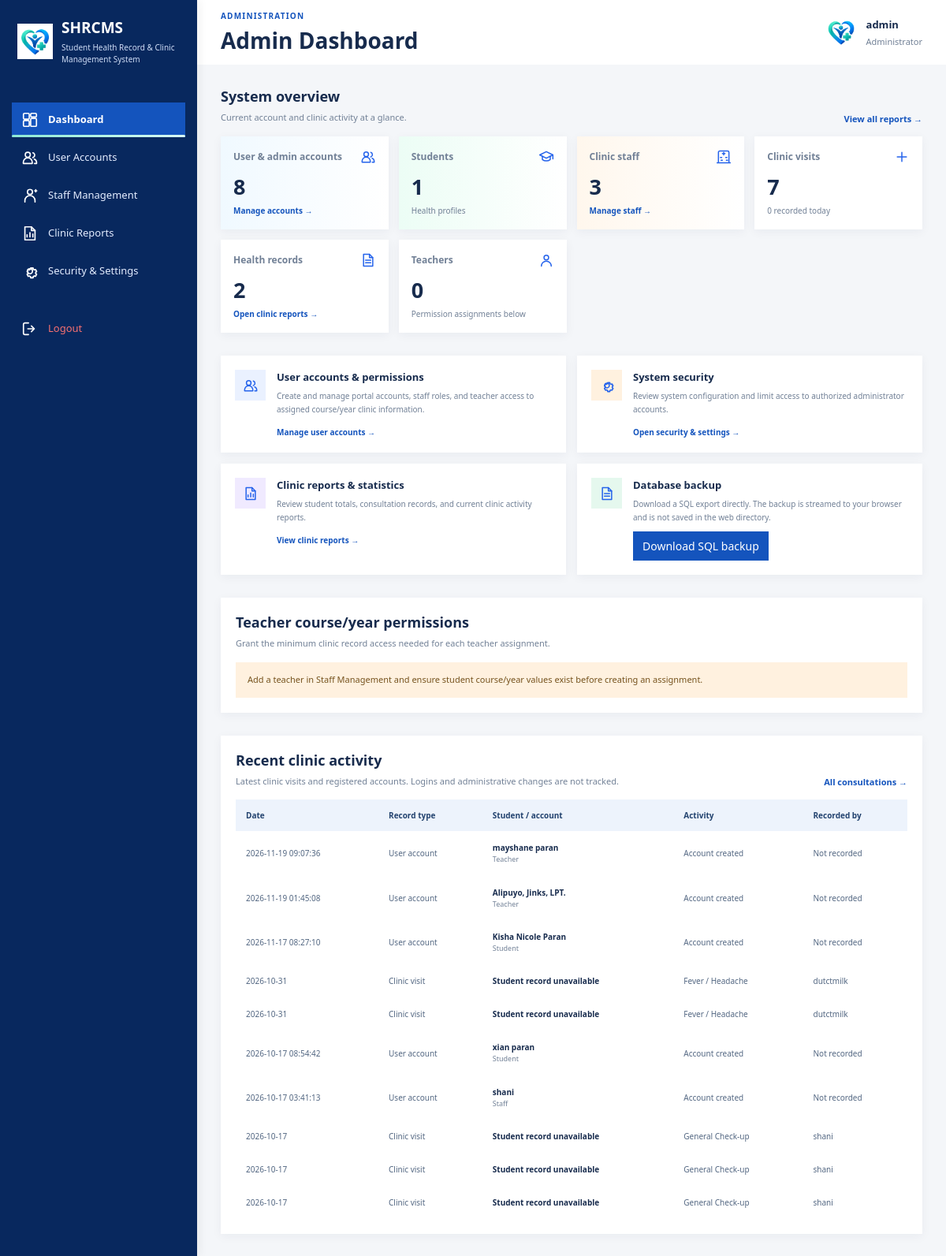
Screenshot of /php/Admin_Dashboard/admin_dashboard.php (signed in) with the database file from the repository.
### tables this page shows
CREATE TABLE `users` (
  `id` int NOT NULL,
  `name` varchar(100) NOT NULL,
  `email` varchar(100) DEFAULT NULL,
  `role` varchar(50) DEFAULT 'User',
  `password` varchar(255) NOT NULL,
  `status` varchar(20) DEFAULT 'Active',
  `created_at` timestamp NOT NULL DEFAULT CURRENT_TIMESTAMP,
  `student_id_no` varchar(50) DEFAULT NULL
);

### php/Admin_Dashboard/admin_dashboard.php (the view, shortened to what this page needs)
<?php
require_once __DIR__ . '/../db.php';
$conn->set_charset('utf8mb4');
function e($value): string
{
    return htmlspecialchars((string)($value ?? ''), ENT_QUOTES, 'UTF-8');
}
$username = $_SESSION['admin_username'] ?? 'Administrator';
$teacherPermissionTablesReady = false;
$stats = [
    'accounts' => 0,
    'students' => 0,
    'staff' => 0,
    'teachers' => 0,
    'consultations' => 0,
    'today_consultations' => 0,
    'health_records' => 0,
];
$recentActivity = [];
$teachers = [];
$courseYears = [];
try {
    $countQueries = [
        'accounts' => 'SELECT
            (SELECT COUNT(*) FROM users) +
            (SELECT COUNT(*) FROM admin) AS total',
        'students' => 'SELECT COUNT(*) AS total FROM students',
        'staff' => "SELECT COUNT(*) AS total FROM staff
                    WHERE LOWER(TRIM(role)) <> 'teacher'",
        'teachers' => "SELECT COUNT(*) AS total FROM staff
                       WHERE LOWER(TRIM(role)) = 'teacher'",
        'consultations' => 'SELECT COUNT(*) AS total FROM consultations',
        'today_consultations' => 'SELECT COUNT(*) AS total FROM consultations
                                  WHERE consultation_date = CURDATE()',
        'health_records' => 'SELECT COUNT(*) AS total FROM health_documentation',
    ];
    foreach ($countQueries as $key => $query) {
        $result = $conn->query($query);
        $stats[$key] = (int)($result->fetch_assoc()['total'] ?? 0);
    }
    $activityResult = $conn->query(
        'SELECT c.consultation_date AS activity_date,
                c.reason AS activity,
                c.staff_name AS actor,
                s.fullname AS student_name,
                s.student_id_no
         FROM consultations c
         LEFT JOIN students s
           ON s.student_id_no COLLATE utf8mb4_unicode_ci =
              c.student_id COLLATE utf8mb4_unicode_ci
           OR CAST(s.id AS CHAR) COLLATE utf8mb4_unicode_ci =
              c.student_id COLLATE utf8mb4_unicode_ci
         ORDER BY c.consultation_date DESC, c.id DESC
         LIMIT 8'
    );
    while ($row = $activityResult->fetch_assoc()) {
        $row['activity_type'] = 'Clinic visit';
        $recentActivity[] = $row;
    }
    $accountActivityResult = $conn->query(
        'SELECT created_at AS activity_date, name, role
         FROM users
         ORDER BY created_at DESC, id DESC
         LIMIT 8'
    );
    while ($row = $accountActivityResult->fetch_assoc()) {
        $recentActivity[] = [
            'activity_date' => $row['activity_date'],
            'activity' => 'Account created',
            'actor' => 'Not recorded',
            'student_name' => $row['name'],
            'student_id_no' => $row['role'],
            'activity_type' => 'User account',
        ];
    }
    usort($recentActivity, static function (array $first, array $second): int {
        return strtotime((string)$second['activity_date'])
            <=> strtotime((string)$first['activity_date']);
    });
    $recentActivity = array_slice($recentActivity, 0, 10);
    $tablesResult = $conn->query('SHOW TABLES');
    while ($tableRow = $tablesResult->fetch_row()) {
        if ($tableRow[0] === 'teacher_course_assignments') {
            $teacherPermissionTablesReady = true;
            break;
        }
    }
} catch (mysqli_sql_exception $exception) {
    error_log('Admin dashboard query failed: ' . $exception->getMessage());
    $dashboardError = 'Some dashboard information could not be loaded. Check the database setup and try again.';
}
?>
<!DOCTYPE html>
<html lang="en">
<head>
    <link rel="stylesheet" href="../../css/style.css?v=20261114-icons">
    <link rel="stylesheet" href="../../css/admin-dashboard.css?v=20261117-admin-operations">
</head>
<body class="admin-dashboard-body">
    <aside class="admin-sidebar">
        <div class="admin-sidebar-brand">
            <img src="../../image/logo2.png" alt="SHRCMS Logo">
            <div>
                <h3>SHRCMS</h3>
                <p>Student Health Record &amp; Clinic Management System</p>
            </div>
        </div>
        <nav aria-label="Administrator navigation">
            <a href="admin_dashboard.php" class="active" aria-current="page"><img class="ui-icon" src="../../image/icon-dashboard.svg" alt="" aria-hidden="true"> Dashboard</a>
            <a href="user_management.php"><img class="ui-icon" src="../../image/icon-users.svg" alt="" aria-hidden="true"> User Accounts</a>
            <a href="staff_management.php"><img class="ui-icon" src="../../image/icon-staff.svg" alt="" aria-hidden="true"> Staff Management</a>
            <a href="system_reports.php"><img class="ui-icon" src="../../image/icon-reports.svg" alt="" aria-hidden="true"> Clinic Reports</a>
            <a href="system_settings.php"><img class="ui-icon" src="../../image/icon-settings.svg" alt="" aria-hidden="true"> Security &amp; Settings</a>
            <a href="../logout.php" class="logout-link"><img class="ui-icon" src="../../image/icon-logout.svg" alt="" aria-hidden="true"> Logout</a>
        </nav>
    </aside>
    <main class="admin-main-content">
        <header class="admin-header-bar">
            <div>
                <span class="admin-page-eyebrow">ADMINISTRATION</span>
                <h1>Admin Dashboard</h1>
            </div>
            <div class="admin-profile-info">
                <img src="../../image/logo2.png" alt="">
                <div class="admin-profile-text">
                    <h4><?= e($username) ?></h4>
                    <p>Administrator</p>
                </div>
            </div>
        </header>
        <div class="admin-dashboard-container">
            <section aria-labelledby="overview-heading">
                <div class="admin-dashboard-section-heading">
                    <div>
                        <h2 id="overview-heading">System overview</h2>
                        <p>Current account and clinic activity at a glance.</p>
                    </div>
                    <a class="admin-text-link" href="system_reports.php">View all reports <span aria-hidden="true">→</span></a>
                </div>
                <div class="admin-stats-grid admin-stats-grid-wide">
                    <article class="admin-stat-card users">
                        <div class="admin-stat-header">
                            <span>User &amp; admin accounts</span>
                            <img class="ui-icon" src="../../image/icon-users.svg" alt="" aria-hidden="true">
                        </div>
                        <strong class="admin-stat-number"><?= number_format($stats['accounts']) ?></strong>
                        <a href="user_management.php">Manage accounts →</a>
                    </article>
                    <article class="admin-stat-card students">
                        <div class="admin-stat-header">
                            <span>Students</span>
                            <img class="ui-icon" src="../../image/icon-student.svg" alt="" aria-hidden="true">
                        </div>
                        <strong class="admin-stat-number"><?= number_format($stats['students']) ?></strong>
                        <span class="admin-stat-caption">Health profiles</span>
                    </article>
                    <article class="admin-stat-card staff">
                        <div class="admin-stat-header">
                            <span>Clinic staff</span>
                            <img class="ui-icon" src="../../image/icon-clinic.svg" alt="" aria-hidden="true">
                        </div>
                        <strong class="admin-stat-number"><?= number_format($stats['staff']) ?></strong>
                        <a href="staff_management.php">Manage staff →</a>
                    </article>
                    <article class="admin-stat-card consultations">
                        <div class="admin-stat-header">
                            <span>Clinic visits</span>
                            <img class="ui-icon" src="../../image/icon-medical.svg" alt="" aria-hidden="true">
                        </div>
                        <strong class="admin-stat-number"><?= number_format($stats['consultations']) ?></strong>
                        <span class="admin-stat-caption"><?= number_format($stats['today_consultations']) ?> recorded today</span>
                    </article>
                    <article class="admin-stat-card health-records">
                        <div class="admin-stat-header">
                            <span>Health records</span>
                            <img class="ui-icon" src="../../image/icon-document.svg" alt="" aria-hidden="true">
                        </div>
                        <strong class="admin-stat-number"><?= number_format($stats['health_records']) ?></strong>
                        <a href="system_reports.php">Open clinic reports →</a>
                    </article>
                    <article class="admin-stat-card teachers">
                        <div class="admin-stat-header">
                            <span>Teachers</span>
                            <img class="ui-icon" src="../../image/icon-profile.svg" alt="" aria-hidden="true">
                        </div>
                        <strong class="admin-stat-number"><?= number_format($stats['teachers']) ?></strong>
                        <span class="admin-stat-caption">Permission assignments below</span>
                    </article>
                </div>
            </section>
            <section class="admin-operations-grid" aria-label="Administration tools">
                <article class="admin-operation-card">
                    <span class="admin-operation-icon"><img src="../../image/icon-users.svg" alt="" aria-hidden="true"></span>
                    <div>
                        <h3>User accounts &amp; permissions</h3>
                        <p>Create and manage portal accounts, staff roles, and teacher access to assigned course/year clinic information.</p>
                        <a href="user_management.php">Manage user accounts →</a>
                    </div>
                </article>
                <article class="admin-operation-card">
                    <span class="admin-operation-icon security"><img src="../../image/icon-settings.svg" alt="" aria-hidden="true"></span>
                    <div>
                        <h3>System security</h3>
                        <p>Review system configuration and limit access to authorized administrator accounts.</p>
                        <a href="system_settings.php">Open security &amp; settings →</a>
                    </div>
                </article>
                <article class="admin-operation-card">
                    <span class="admin-operation-icon reports"><img src="../../image/icon-reports.svg" alt="" aria-hidden="true"></span>
                    <div>
                        <h3>Clinic reports &amp; statistics</h3>
                        <p>Review student totals, consultation records, and current clinic activity reports.</p>
                        <a href="system_reports.php">View clinic reports →</a>
                    </div>
                </article>
                <article class="admin-operation-card">
                    <span class="admin-operation-icon backup"><img src="../../image/icon-document.svg" alt="" aria-hidden="true"></span>
                    <div>
                        <h3>Database backup</h3>
                        <p>Download a SQL export directly. The backup is streamed to your browser and is not saved in the web directory.</p>
                        <form method="post" action="download_backup.php"
                              onsubmit="return confirm('Download a database backup containing student and clinic information? Store it securely.');">
                            <button type="submit" class="admin-download-button">Download SQL backup</button>
                        </form>
                    </div>
                </article>
            </section>
            <section class="admin-permissions-panel" aria-labelledby="teacher-permissions-heading">
                <div class="admin-dashboard-section-heading">
                    <div>
                        <h2 id="teacher-permissions-heading">Teacher course/year permissions</h2>
                        <p>Grant the minimum clinic record access needed for each teacher assignment.</p>
                    </div>
                </div>
                <?php if (!$teacherPermissionTablesReady): ?>
                    <div class="admin-setup-notice" role="status">
                        Teacher permission storage is not installed yet. Import the teacher dashboard tables from the project SQL file before assigning access.
                    </div>
                <?php elseif (!$teachers || !$courseYears): ?>
                    <div class="admin-setup-notice" role="status">
                        Add a teacher in Staff Management and ensure student course/year values exist before creating an assignment.
                    </div>
                <?php endif; ?>
            </section>
            <section class="admin-activity-panel" aria-labelledby="activity-heading">
                <div class="admin-dashboard-section-heading">
                    <div>
                        <h2 id="activity-heading">Recent clinic activity</h2>
                        <p>Latest clinic visits and registered accounts. Logins and administrative changes are not tracked.</p>
                    </div>
                    <a class="admin-text-link" href="system_reports.php?report=consultations">All consultations <span aria-hidden="true">→</span></a>
                </div>
                <div class="admin-table-wrap">
                    <table class="admin-activity-table">
                        <thead>
                            <tr>
                                <th scope="col">Date</th>
                                <th scope="col">Record type</th>
                                <th scope="col">Student / account</th>
                                <th scope="col">Activity</th>
                                <th scope="col">Recorded by</th>
                            </tr>
                        </thead>
                        <tbody>
                            <?php if (!$recentActivity): ?>
                                <tr><td colspan="5" class="admin-empty-row">No recent clinic or account activity is available.</td></tr>
                            <?php else: ?>
                                <?php foreach ($recentActivity as $activity): ?>
                                    <tr>
                                        <td><?= e($activity['activity_date']) ?></td>
                                        <td><?= e($activity['activity_type']) ?></td>
                                        <td>
                                            <strong><?= e($activity['student_name'] ?: 'Student record unavailable') ?></strong>
                                            <?php if (!empty($activity['student_id_no'])): ?>
                                                <small><?= e($activity['student_id_no']) ?></small>
                                            <?php endif; ?>
                                        </td>
                                        <td><?= e($activity['activity'] ?: 'Clinic consultation') ?></td>
                                        <td><?= e($activity['actor'] ?: 'Not recorded') ?></td>
                                    </tr>
                                <?php endforeach; ?>
                            <?php endif; ?>
                        </tbody>
                    </table>
                </div>
            </section>
        </div>
    </main>
</body>
</html>

### rows the page displays
users: created_at "2026-11-19 09:07:36", activity_type "User account", name "mayshane paran", role "Teacher", activity "Account created", actor "Not recorded"
users: created_at "2026-11-19 01:45:08", activity_type "User account", name "Alipuyo, Jinks, LPT.", role "Teacher", activity "Account created", actor "Not recorded"
users: created_at "2026-11-17 08:27:10", activity_type "User account", name "Kisha Nicole Paran", role "Student", activity "Account created", actor "Not recorded"
users: created_at "2026-10-17 08:54:42", activity_type "User account", name "xian paran", role "Student", activity "Account created", actor "Not recorded"
users: created_at "2026-10-17 03:41:13", activity_type "User account", name "shani", role "Staff", activity "Account created", actor "Not recorded"

### other values shown
$username "admin"
$stats['accounts'] "8"
$stats['students'] "1"
$stats['staff'] "3"
$stats['consultations'] "7"
$stats['today_consultations'] "0"
$stats['health_records'] "2"
$stats['teachers'] "0"
$activity['activity_date'] "2026-10-31"
$activity['activity_type'] "Clinic visit"
$activity['student_name'] ?: 'Student record unavailable' "Student record unavailable"
$activity['activity'] ?: 'Clinic consultation' "Fever / Headache"
$activity['actor'] ?: 'Not recorded' "dutctmilk"
$activity['activity_date'] "2026-10-17"
$activity['activity'] ?: 'Clinic consultation' "General Check-up"
